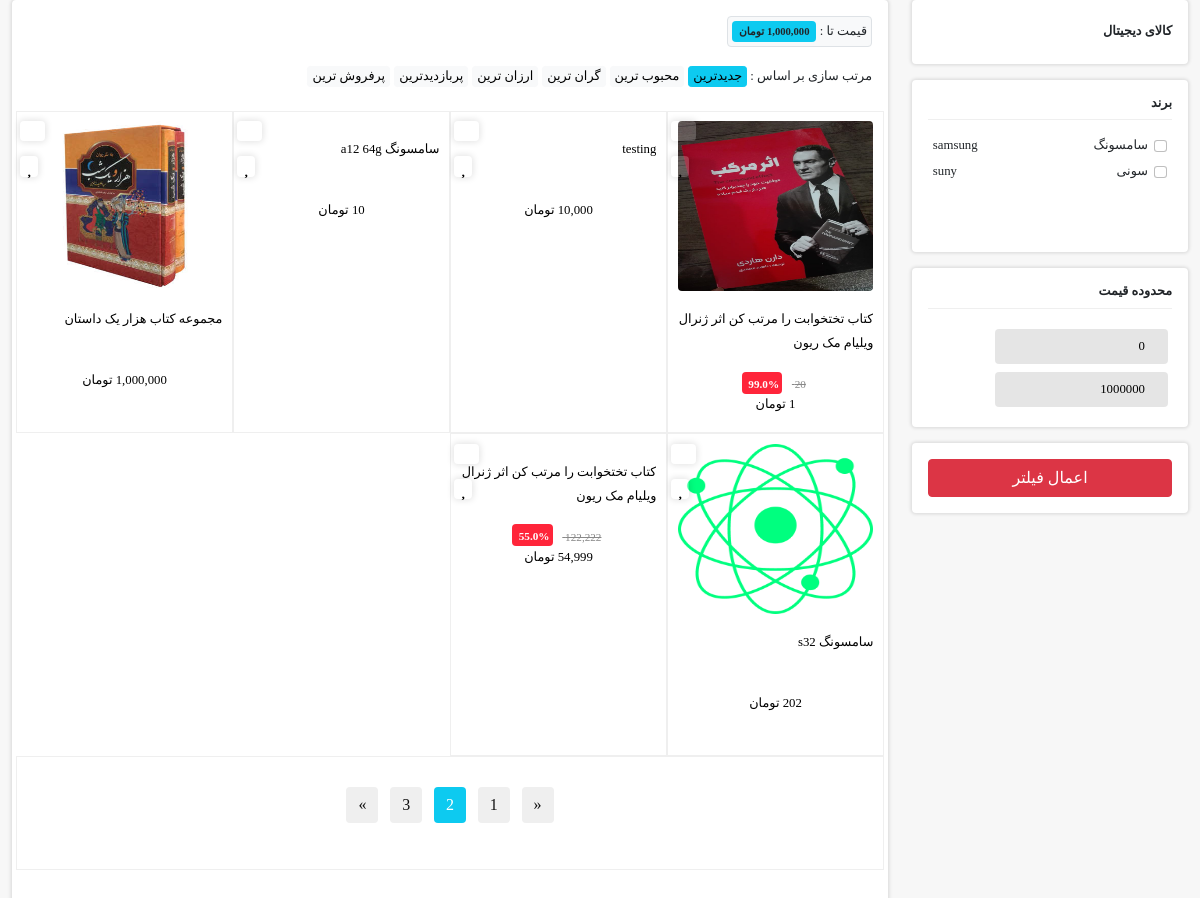
Page /product/ on the earlier database version.
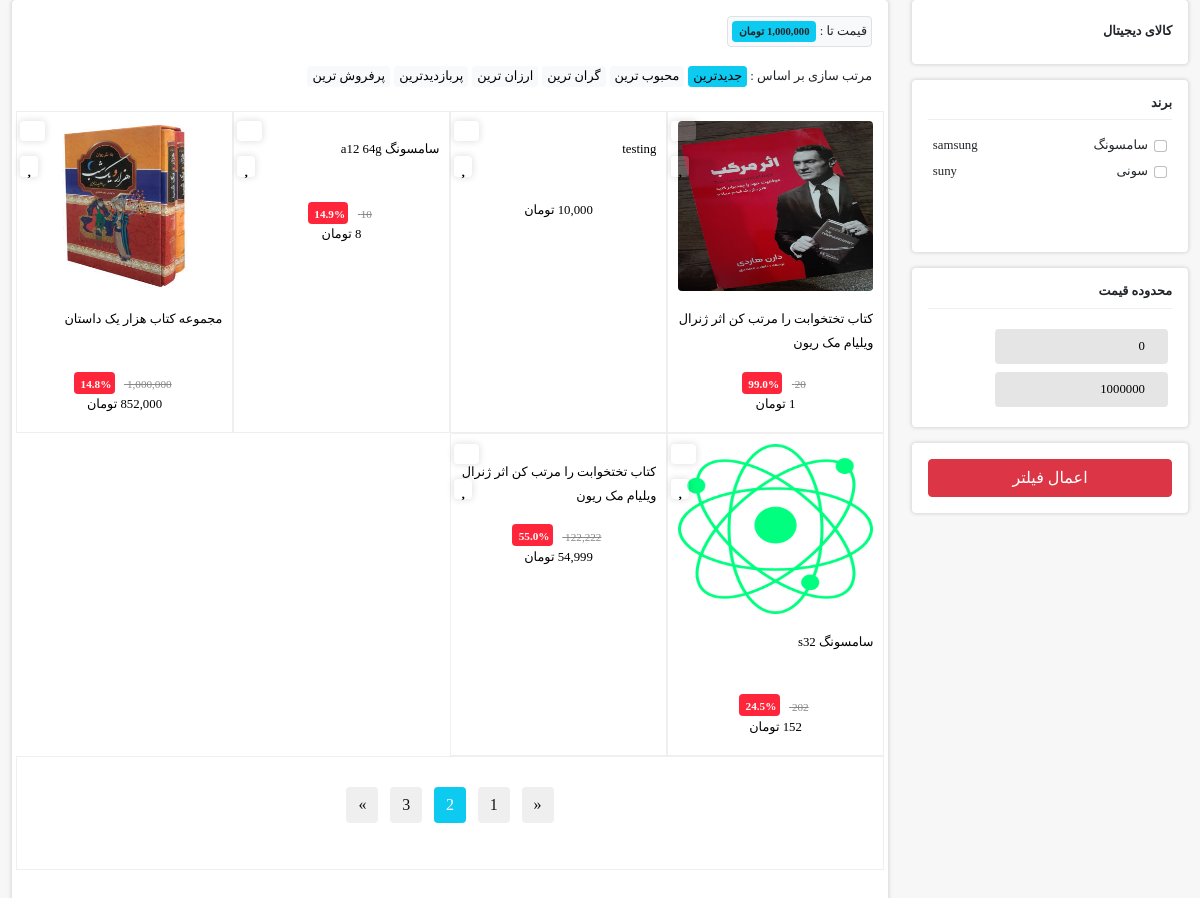
Same page on the later database version.
### products/models.py (models this page shows, shortened)
class test_mixin(models.Model):
    title = models.CharField(max_length=100, verbose_name="عنوان(به فارسی)")
    url_name = models.CharField(max_length=300, verbose_name="عنوان در url(به انگلیسی)")
    is_active = models.BooleanField(default=True, verbose_name="فعال/غیرفعال")
    is_deleted = models.BooleanField(default=False, verbose_name="حذف شده/حذف نشده")
    class Meta:
        abstract = True

class category(test_mixin):
    title_category = models.ForeignKey('category', on_delete=models.CASCADE, verbose_name="دسته بنده", null=True,
                                       blank=True, related_name='children')
    class Meta:
        verbose_name = "دسته بنده ها"
        verbose_name_plural = "دسته بندی"

class Brands(test_mixin):
    title_english = models.CharField(max_length=200, verbose_name="نام برند(به انگلیسی)")
    class Meta:
        verbose_name = 'برند'
        verbose_name_plural = 'برند ها'

class Product(models.Model):
    image = models.ImageField(upload_to="products/images")
    name = models.CharField(max_length=100, db_index=True, verbose_name='عنوان')
    price = models.IntegerField(verbose_name="قیمت")
    sale_price = models.IntegerField(verbose_name="قیمت تخفیف", default=0)
    short_body = models.CharField(verbose_name="توضیحات کوتاه", max_length=300, db_index=True)
    body = models.TextField(db_index=True, verbose_name="توضیحات")
    is_active = models.BooleanField(default=True, verbose_name="فعال/غیرفعال")
    is_deleted = models.BooleanField(default=False, verbose_name="حذف شده/حذف نشده")
    is_sale = models.BooleanField(null=True, default=False, verbose_name="محصول تخفیف دارد./ندارد")
    discount_percent = models.DecimalField(verbose_name="درصد تخفیف", default=0, max_digits=3, decimal_places=1)
    slug = models.SlugField(default='', null=False, blank=True, max_length=200, unique=True,
                            verbose_name='عنوان در url', allow_unicode=True)
    category_product = models.ManyToManyField(category, verbose_name="دسته بندی",
                                              db_index=True)
    brand = models.ForeignKey(Brands, on_delete=models.CASCADE, verbose_name='برند', null=True, blank=True)
    class Meta:
        verbose_name = 'محصول '
        verbose_name_plural = 'محصولات '

### products/views.py (the view)
# urls.py: path('',views.productListView.as_view(),name='products'),
class productListView(ListView):
    model = Product
    context_object_name = 'products'
    template_name = 'product/list_product.html'
    def get_queryset(self):
        queryset = super().get_queryset()
        queryset = queryset.select_related('brand')
        queryset = queryset.prefetch_related('category_product')
        search = self.request.GET.get('search')
        if search is not None and search != '':
            queryset = queryset.filter(Q(name__icontains=search)
                                       | Q(short_body__icontains=search)
                                       | Q(body__icontains=search))
        start_price = self.request.GET.get('startPrice')
        end_price = self.request.GET.get('endPrice')
        if start_price is not None:
            queryset = queryset.filter(price__gte=start_price)
        if end_price is not None:
            queryset = queryset.filter(price__lte=end_price)
        if queryset:
            queryset = queryset.filter(is_active=True)
        categories = self.kwargs.get('cate_gory')
        if categories:
            queryset = queryset.filter(category_product__url_name__iexact=categories)
        brand_ids = self.request.GET.getlist('brand')
        if brand_ids:
            queryset = queryset.filter(brand_id__in=brand_ids).distinct()
        else:
            queryset = queryset.filter(is_active=True)
        return queryset
    def get_context_data(self,*args,**kwargs):
        context = super().get_context_data(*args,**kwargs)
        context['categories'] = get_all_categories()
        context['brands'] = Brands.objects.filter(is_active=True)
        max_l = Product.objects.aggregate(Max('price'))
        context['max_price'] = max_l
        context['start_price'] = int( self.request.GET.get('startPrice') or 0)
        context['end_price'] = int(self.request.GET.get('endPrice') or max_l['price__max'])
        brand_ids= self.request.GET.getlist('brand')
        if brand_ids is not None:
            context['filter_brand'] = Brands.objects.filter(id__in=brand_ids)
            context['brand_ids'] = brand_ids
        search = self.request.GET.get('search')
        if search is not None and search != '':
            context['search'] = search
        url_category = self.kwargs.get('cate_gory')
        CA = category.objects.filter(is_active=True,is_deleted=False,url_name__iexact=url_category).first()
        context['category'] = CA
        return context

### products/templates/product/list_product.html (shortened to what this page needs)
{% extends 'repository/base.html' %}
{% load humanize %}
{% load thumbnail %}
{% load poll_extras %}
{% block contend %}
<section class="">
        <section id="main-body-two-col" class="container-xxl body-container">
            <section class="row">
                <aside id="sidebar" class="sidebar col-md-3">
                    <section class="content-wrapper bg-white p-3 rounded-2 mb-3">
                        <section class="sidebar-nav">
                             {% for category in categories %}
                            <section class="sidebar-nav-item">
                                <span class="sidebar-nav-item-title"><a href="{% url 'products_category' cate_gory=category.url_name %}">{{ category.name }}</a>{% if category.subcategories %}<i class="fa fa-angle-left"></i>{% endif %} </span>
                            </section>
                            {% endfor %}
                        </section>
                    </section>
                    <section class="content-wrapper bg-white p-3 rounded-2 mb-3">
                        <section class="content-header mb-3">
                            <section class="d-flex justify-content-between align-items-center">
                                <h2 class="content-header-title content-header-title-small">
                                    برند
                                </h2>
                            </section>
                        </section>
                        <section class="sidebar-brand-wrapper">
                          <form method="get"  action="{% url 'products' %}" id="brands">
                            {% for brand in brands %}
                                <section class="form-check sidebar-brand-item">
                                     <input class="form-check-input" type="checkbox" name="brand" value="{{ brand.id }}" id="brand-{{ brand.id }}" {% if brand.id|stringformat:"s" in brand_ids %}checked{% endif %}>
                                    <label class="form-check-label d-flex justify-content-between" for="brand-{{ brand.id }}">
                        <span>{{ brand.title }}</span>
                         <span>{{ brand.title_english }}</span>
                    </label>
        </section>
    {% endfor %}
                              <br>
                              <br>
</form>
                        </section>
                    </section>
                    <section class="content-wrapper bg-white p-3 rounded-2 mb-3">
                        <section class="content-header mb-3">
                            <section class="d-flex justify-content-between align-items-center">
                                <h2 class="content-header-title content-header-title-small">
                                    محدوده قیمت
                                </h2>
                            </section>
                        </section>
                        <section class="sidebar-price-range d-flex justify-content-between">
                            <form method="get" action="{% url 'products' %}" id="form_price">
                            <section class="p-1"><input type="number" name="startPrice" id="startPrice" min="0" value="0" placeholder="قیمت از ..."></section>
                            <section class="p-1"><input type="number" name="endPrice" id="endPrice" min="0" value="{{max_price.price__max}}" max="{{ max_price.price__max }}" placeholder="قیمت تا ..."></section>
                            </form>
                        </section>
                    </section>
                    <section class="content-wrapper bg-white p-3 rounded-2 mb-3">
                        <section class="sidebar-filter-btn d-grid gap-2">
                            <button class="btn btn-danger" type="button" onclick="price({% url 'products' %})">اعمال فیلتر</button>
                        </section>
                    </section>
                </aside>
                <main id="main-body" class="main-body col-md-9">
                    <section class="content-wrapper bg-white p-3 rounded-2 mb-2">
                        <section class="filters mb-3">
                        {% if end_price %}
                            <span class="d-inline-block border p-1 rounded bg-light">قیمت تا : <span class="badge bg-info text-dark">{{ end_price | price  }}</span></span>
                        {% endif %}
                        </section>
                        <section class="sort ">
                            <span>مرتب سازی بر اساس : </span>
                            <button class="btn btn-info btn-sm px-1 py-0" type="button">جدیدترین</button>
                            <button class="btn btn-light btn-sm px-1 py-0" type="button">محبوب ترین</button>
                            <button class="btn btn-light btn-sm px-1 py-0" type="button">گران ترین</button>
                            <button class="btn btn-light btn-sm px-1 py-0" type="button">ارزان ترین</button>
                            <button class="btn btn-light btn-sm px-1 py-0" type="button">پربازدیدترین</button>
                            <button class="btn btn-light btn-sm px-1 py-0" type="button">پرفروش ترین</button>
                        </section>
                        <section class="main-product-wrapper row my-4">
                            {% for product in products %}
                            	<section class="col-md-3 p-0">
                                <section class="product">
                                    <section class="product-add-to-cart"><a href="#" data-bs-toggle="tooltip" data-bs-placement="left" title="" data-bs-original-title="افزودن به سبد خرید" aria-label="افزودن به سبد خرید"><i class="fa fa-cart-plus"></i></a></section>
                                    <section class="product-add-to-favorite"><a href="#" data-bs-toggle="tooltip" data-bs-placement="left" title="" data-bs-original-title="افزودن به علاقه مندی" aria-label="افزودن به علاقه مندی"><i class="fa fa-heart"></i></a></section>
                                    <a class="product-link" href="{% url 'detail' slug=product.slug pk=product.id %}">
                                        <section class="product-image">
                                        {% if product.image %}
                                        	{% thumbnail product.image "700x700" quality=100 crop="center" as im %}
                                            <img class="" src="{{ im.url }}" alt="">
                                                {% endthumbnail %}
                                            {% else %}
                                            <img class="" src="/static/assets/images/products/13.jpg" alt="">
                                        {% endif %}
                                        </section>
                                        <section class="product-colors"></section>
                                        <section class="product-name"><h3>{{ product.short_body }}</h3></section>
                                        <section class="product-price-wrapper">
                                            {% if product.is_sale %}
                                             <span class="product-old-price">{{product.price |price_sale}} </span>
                                             <span class="product-discount-amount">{{ product.discount_percent }}%</span>
                                                    <section class="product-price">{{ product.sale_price | price }}</section>
                                                        {% else %}
                                                    <section class="product-price">{{ product.price | price }}</section>
                                                        {% endif %}
                                        </section>
                                    </a>
                                </section>
                            </section>
                            {% endfor %}
                            <section class="col-12">
                                <section class="my-4 d-flex justify-content-center">
                                    <nav>
                                        <ul class="pagination">
                                            <li class="page-item">
                                                <a class="page-link" href="#" aria-label="Previous">
                                                    <span aria-hidden="true">«</span>
                                                </a>
                                            </li>
                                            <li class="page-item"><a class="page-link" href="#">1</a></li>
                                            <li class="page-item active"><a class="page-link" href="#">2</a></li>
                                            <li class="page-item"><a class="page-link" href="#">3</a></li>
                                            <li class="page-item">
                                                <a class="page-link" href="#" aria-label="Next">
                                                    <span aria-hidden="true">»</span>
                                                </a>
                                            </li>
                                        </ul>
                                    </nav>
                                </section>
                            </section>
                        </section>
                    </section>
                </main>
            </section>
        </section>
    </section>
{% endblock %}

### templates/repository/base.html (shortened to what this page needs)
{% load render_partial %}
<!doctype html>
<html lang="fa" dir="rtl">
<head>
    <link rel="stylesheet" href="/static/assets/css/bootstrap/bootstrap-reboot.rtl.min.css">
    <link rel="stylesheet" href="/static/assets/css/bootstrap/bootstrap.rtl.min.css">
    <link rel="stylesheet" href="/static/assets/fontawesome/css/all.min.css">
    <link rel="stylesheet" href="/static/assets/plugins/owlcarousel/assets/owl.carousel.min.css">
    <link rel="stylesheet" href="/static/assets/plugins/owlcarousel/assets/owl.theme.default.min.css">
    <link rel="stylesheet" href="/static/assets/css/style.css">
    <link rel="stylesheet" href="/static/assets/css/cart.css">
    <link rel="stylesheet" href="/static/assets/css/address.css">
    <link rel="stylesheet" href="/static/assets/css/payment.css">
    <link rel="stylesheet" href="/static/assets/css/filter.css">
    <link rel="stylesheet" href="/static/assets/css/product.css">
    <link rel="stylesheet" href="/static/assets/css/profile.css">
    <link rel="stylesheet" href="/static/assets/css/login.css">
</head>
<body>
    {% block contend %}
    {% endblock %}
</body>
</html>

Differences in the rows shown:
changed Product "سامسونگ a12 64g": is_sale False → True (drawn); discount_percent (not shown) → "14.9"; sale_price (not shown) → "8 تومان"; price "10 تومان" → "10"
changed Product "مجموعه کتاب هزار یک داستان": is_sale False → True (drawn); discount_percent (not shown) → "14.8"; sale_price (not shown) → "852,000 تومان"; price "1,000,000 تومان" → "1,000,000"
changed Product "سامسونگ s32": is_sale False → True (drawn); discount_percent (not shown) → "24.5"; sale_price (not shown) → "152 تومان"; price "202 تومان" → "202"
